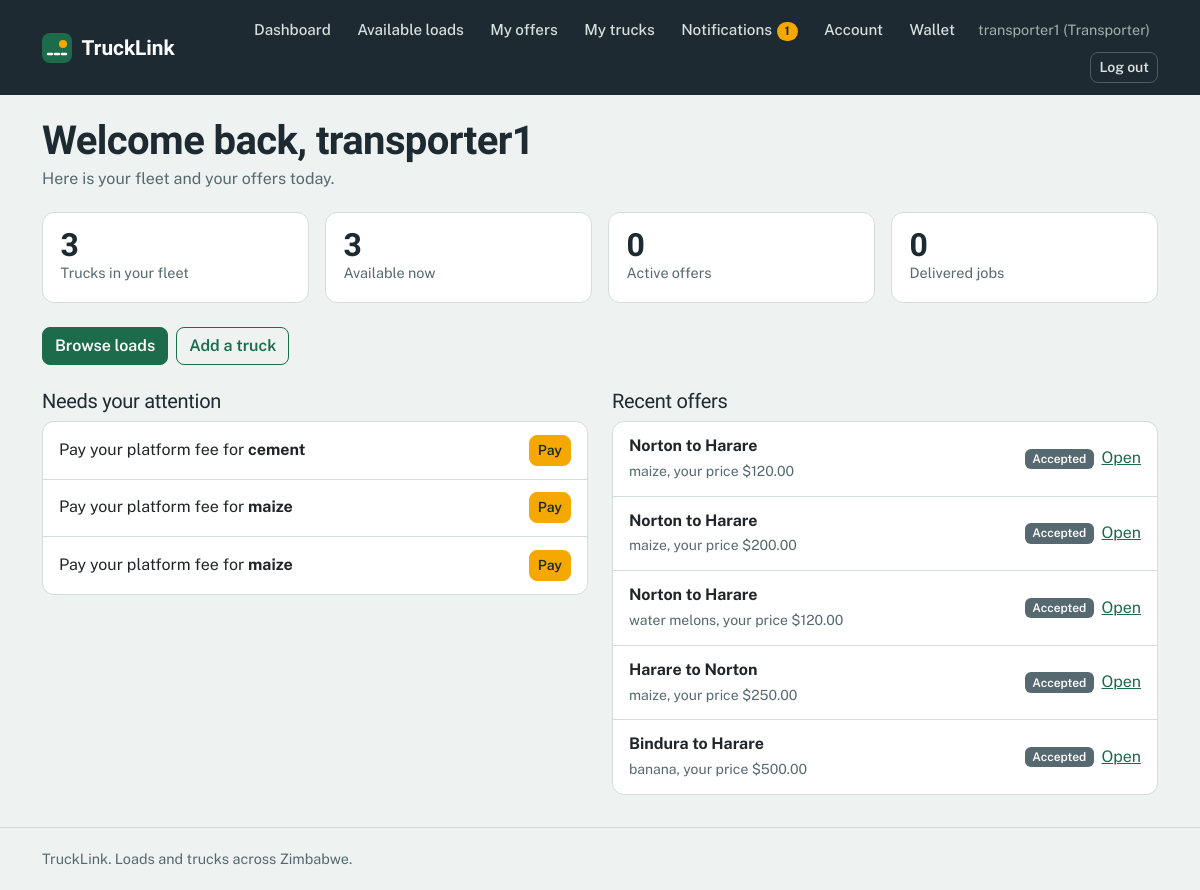
Screenshot of /accounts/dashboard/ (signed in) with the database file from the repository.
### accounts/models.py (models this page shows, shortened)
class Profile(models.Model):
    ROLE_CHOICES = [
        ('shipper', 'Shipper (I have loads)'),
        ('transporter', 'Transporter (I have trucks)'),
    ]
    user = models.OneToOneField(settings.AUTH_USER_MODEL, on_delete=models.CASCADE)
    role = models.CharField(max_length=20, choices=ROLE_CHOICES)
    phone = models.CharField(max_length=20, blank=True)
    both_roles = models.BooleanField(default=False)

### loads/models.py (models this page shows, shortened)
class Offer(models.Model):
    STATUS_CHOICES = [
        ('pending', 'Awaiting shipper'),
        ('countered', 'Awaiting transporter'),
        ('accepted', 'Accepted'),
        ('declined', 'Declined'),
        ('withdrawn', 'Withdrawn'),
        ('expired', 'Expired'),
    ]
    load = models.ForeignKey(Load, on_delete=models.CASCADE, related_name='offers')
    transporter = models.ForeignKey(settings.AUTH_USER_MODEL, on_delete=models.CASCADE,
                                    related_name='offers')
    truck = models.ForeignKey('trucks.Truck', on_delete=models.SET_NULL,
                              null=True, blank=True)
    price = models.DecimalField(max_digits=10, decimal_places=2)
    message = models.CharField(max_length=200, blank=True)
    status = models.CharField(max_length=20, choices=STATUS_CHOICES, default='pending')
    accepted_at = models.DateTimeField(null=True, blank=True)
    created_at = models.DateTimeField(auto_now_add=True)
    @property
    def transporter_paid(self):
        return self.payments.filter(status='paid', payer_role='transporter').exists()
    @property
    def pay_deadline(self):
        if not self.accepted_at:
            return None
        hours = getattr(settings, 'PAYMENT_DEADLINE_HOURS', 24)
        return self.accepted_at + timedelta(hours=hours)

class Load(models.Model):
    STATUS_CHOICES = [
        ('open', 'Open'),
        ('booked', 'Booked'),
        ('delivered', 'Delivered'),
        ('expired', 'Expired'),
    ]
    CARGO_CHOICES = [
        ('general', 'General cargo'),
        ('bulk', 'Bulk'),
        ('perishable', 'Perishable'),
        ('fragile', 'Fragile'),
        ('hazardous', 'Hazardous'),
        ('livestock', 'Livestock'),
    ]
    URGENCY_CHOICES = [
        ('standard', 'Standard (1 to 3 days)'),
        ('urgent', 'Urgent (same day)'),
        ('scheduled', 'Scheduled (fixed date)'),
    ]
    TRUCK_NEEDED_CHOICES = [('any', 'Any truck')] + Truck.TYPE_CHOICES
    shipper = models.ForeignKey(settings.AUTH_USER_MODEL, on_delete=models.CASCADE,
                                related_name='loads', null=True, blank=True)
    title = models.CharField(max_length=100)
    pickup = models.CharField(max_length=100)
    destination = models.CharField(max_length=100)
    cargo_type = models.CharField(max_length=20, choices=CARGO_CHOICES, default='general')
    weight_tonnes = models.DecimalField(max_digits=6, decimal_places=2)
    truck_type_needed = models.CharField(max_length=20, choices=TRUCK_NEEDED_CHOICES, default='any')
    offered_price = models.DecimalField(max_digits=10, decimal_places=2)
    urgency = models.CharField(max_length=20, choices=URGENCY_CHOICES, default='standard')
    pickup_date = models.DateField(null=True, blank=True)
    description = models.TextField(blank=True, default='')
    insured = models.BooleanField(default=False)
    insurance_provider = models.CharField(max_length=100, blank=True, default='')
    coverage_amount = models.DecimalField(max_digits=12, decimal_places=2, null=True, blank=True)
    status = models.CharField(max_length=20, choices=STATUS_CHOICES, default='open')
    created_at = models.DateTimeField(auto_now_add=True)

### accounts/views.py (the view)
# urls.py: path('dashboard/', views.dashboard, name='dashboard'),
@login_required
def dashboard(request):
    run_housekeeping()
    profile = getattr(request.user, 'profile', None)
    role = profile.role if profile else None
    today = timezone.localdate()
    ctx = {'role': role}
    if role == 'shipper':
        loads = Load.objects.filter(shipper=request.user)
        accepted = (Offer.objects.filter(load__shipper=request.user, status='accepted',
                                         load__status='booked').select_related('load'))
        ctx.update(
            total=loads.count(),
            open_count=loads.filter(status='open').count(),
            booked_count=loads.filter(status='booked').count(),
            delivered_count=loads.filter(status='delivered').count(),
            waiting_offers=Offer.objects.filter(load__shipper=request.user,
                                                load__status='open', status='pending').count(),
            fees_to_pay=[o for o in accepted if not o.shipper_paid],
            recent=loads.order_by('-created_at')[:5],
        )
    elif role == 'transporter':
        trucks = Truck.objects.filter(owner=request.user)
        offers = Offer.objects.filter(transporter=request.user)
        accepted = offers.filter(status='accepted', load__status='booked').select_related('load')
        soon = today + timedelta(days=30)
        alerts = []
        for truck in trucks:
            for label, day in (('Insurance', truck.insurance_expiry),
                               ('Roadworthy certificate', truck.roadworthy_expiry)):
                if day and day <= soon:
                    days = (day - today).days
                    if days < 0:
                        text = f'{label} expired on {day:%d %b %Y}. This truck cannot bid until it is updated.'
                    else:
                        text = f'{label} expires in {days} day{"s" if days != 1 else ""} ({day:%d %b %Y}).'
                    alerts.append({'truck': truck, 'text': text, 'expired': days < 0})
        ctx.update(
            fleet=trucks.count(),
            available=trucks.filter(is_available=True).count(),
            active_offers=offers.filter(status__in=['pending', 'countered']).count(),
            delivered_jobs=offers.filter(status='accepted', load__status='delivered').count(),
            turn_offers=offers.filter(status='countered', load__status='open').select_related('load'),
            fees_to_pay=[o for o in accepted if not o.transporter_paid],
            alerts=alerts,
            recent_offers=offers.select_related('load').order_by('-created_at')[:5],
        )
    return render(request, 'accounts/dashboard.html', ctx)

### accounts/templates/accounts/dashboard.html (shortened to what this page needs)
{% extends 'base.html' %}
{% block content %}
<div class="page-head">
  <h1>Welcome back, {{ user.first_name|default:user.username }}</h1>
  <p class="muted mb-0">
    {% if role == 'shipper' %}Here is where your loads stand today.
    {% elif role == 'transporter' %}Here is your fleet and your offers today.
    {% else %}Your account has no role yet.{% endif %}
  </p>
</div>
{% if role == 'shipper' %}
  <div class="stats">
    <div class="stat"><strong>{{ total }}</strong><span>Total loads</span></div>
    <div class="stat"><strong>{{ open_count }}</strong><span>Open for offers</span></div>
    <div class="stat"><strong>{{ booked_count }}</strong><span>Booked</span></div>
    <div class="stat"><strong>{{ delivered_count }}</strong><span>Delivered</span></div>
  </div>
  <div class="d-flex flex-wrap gap-2 mb-4">
    <a href="{% url 'post_load' %}" class="btn btn-primary">Post a load</a>
    <a href="{% url 'truck_list' %}" class="btn btn-outline-primary">Find trucks</a>
  </div>
  <div class="row g-4">
    <div class="col-12 col-lg-6">
      <h2 class="h5">Needs your attention</h2>
      <div class="card">
        <ul class="attention">
          {% if waiting_offers %}
          <li><span>{{ waiting_offers }} offer{{ waiting_offers|pluralize }} waiting for your answer</span><a href="{% url 'my_loads' %}" class="btn btn-sm btn-primary">Review</a></li>
          {% endif %}
          {% for offer in fees_to_pay %}
          <li><span>Pay your platform fee for <strong>{{ offer.load.title }}</strong>{% if offer.pay_deadline %} by {{ offer.pay_deadline|date:"d M, H:i" }}{% endif %}</span><a href="{% url 'load_detail' offer.load.pk %}" class="btn btn-sm btn-warning">Pay</a></li>
          {% endfor %}
          {% if not waiting_offers and not fees_to_pay %}
          <li class="muted">You are all caught up.</li>
          {% endif %}
        </ul>
      </div>
    </div>
    <div class="col-12 col-lg-6">
      <h2 class="h5">Recent loads</h2>
      <div class="card rows">
        {% for l in recent %}
        <div class="row-item">
          <span><strong>{{ l.pickup }} to {{ l.destination }}</strong><br><span class="small muted">{{ l.title }}, {{ l.weight_tonnes }} t</span></span>
          <span class="d-flex align-items-center gap-2"><span class="badge bg-secondary">{{ l.get_status_display }}</span><a href="{% url 'load_detail' l.pk %}">Open</a></span>
        </div>
        {% empty %}
        <div class="empty m-3">You have not posted a load yet.</div>
        {% endfor %}
      </div>
    </div>
  </div>
{% elif role == 'transporter' %}
  <div class="stats">
    <div class="stat"><strong>{{ fleet }}</strong><span>Trucks in your fleet</span></div>
    <div class="stat"><strong>{{ available }}</strong><span>Available now</span></div>
    <div class="stat"><strong>{{ active_offers }}</strong><span>Active offers</span></div>
    <div class="stat"><strong>{{ delivered_jobs }}</strong><span>Delivered jobs</span></div>
  </div>
  <div class="d-flex flex-wrap gap-2 mb-4">
    <a href="{% url 'load_list' %}" class="btn btn-primary">Browse loads</a>
    <a href="{% url 'add_truck' %}" class="btn btn-outline-primary">Add a truck</a>
  </div>
  <div class="row g-4">
    <div class="col-12 col-lg-6">
      <h2 class="h5">Needs your attention</h2>
      <div class="card">
        <ul class="attention">
          {% for offer in fees_to_pay %}
          <li><span>Pay your platform fee for <strong>{{ offer.load.title }}</strong></span><a href="{% url 'load_detail' offer.load.pk %}" class="btn btn-sm btn-warning">Pay</a></li>
          {% endfor %}
        </ul>
      </div>
    </div>
    <div class="col-12 col-lg-6">
      <h2 class="h5">Recent offers</h2>
      <div class="card rows">
        {% for o in recent_offers %}
        <div class="row-item">
          <span><strong>{{ o.load.pickup }} to {{ o.load.destination }}</strong><br><span class="small muted">{{ o.load.title }}, your price ${{ o.price }}</span></span>
          <span class="d-flex align-items-center gap-2"><span class="badge bg-secondary">{{ o.get_status_display }}</span><a href="{% url 'load_detail' o.load.pk %}">Open</a></span>
        </div>
        {% empty %}
        <div class="empty m-3">You have not made an offer yet.</div>
        {% endfor %}
      </div>
    </div>
  </div>
{% else %}
  <div class="empty">This account has no shipper or transporter role. Register a new account, or add a profile in the admin.</div>
{% endif %}
{% endblock %}

### accounts/templates/base.html (shortened to what this page needs)
{% load notify_tags %}
<!DOCTYPE html>
<html lang="en">
<head>
  <link href="https://cdn.jsdelivr.net/npm/bootstrap@5.3.3/dist/css/bootstrap.min.css" rel="stylesheet">
</head>
<body>
  {% unread_count user as unread %}
  <header class="topbar">
    <div class="container topbar-inner">
      <a href="{% url 'home' %}" class="brand">
        <svg width="30" height="30" viewBox="0 0 30 30" aria-hidden="true"><rect width="30" height="30" rx="8" fill="#1C6B4A"/><path d="M6 21 L24 21" stroke="#fff" stroke-width="2.5" stroke-dasharray="4 3" stroke-linecap="round"/><circle cx="21" cy="11" r="4" fill="#F5A800"/></svg>
        <span>TruckLink</span>
      </a>
      <nav class="navlinks" aria-label="Main">
        {% if user.is_authenticated %}
          <a class="navlink" href="{% url 'dashboard' %}">Dashboard</a>
          {% if user.profile.role == 'shipper' %}
            <a class="navlink" href="{% url 'truck_list' %}">Available trucks</a>
            <a class="navlink" href="{% url 'post_load' %}">Post a load</a>
            <a class="navlink" href="{% url 'my_loads' %}">My loads</a>
          {% elif user.profile.role == 'transporter' %}
            <a class="navlink" href="{% url 'load_list' %}">Available loads</a>
            <a class="navlink" href="{% url 'my_offers' %}">My offers</a>
            <a class="navlink" href="{% url 'my_trucks' %}">My trucks</a>
          {% else %}
            <a class="navlink" href="{% url 'load_list' %}">Loads</a>
            <a class="navlink" href="{% url 'truck_list' %}">Trucks</a>
          {% endif %}
          <a class="navlink" href="{% url 'notifications' %}">Notifications{% if unread %}<span class="count">{{ unread }}</span>{% endif %}</a>
          <a class="navlink" href="{% url 'account' %}">Account</a>
                    <a class="navlink" href="{% url 'wallet_home' %}">Wallet</a>
          <span class="userchip">{{ user.username }}{% if user.profile %} ({{ user.profile.role|title }}){% endif %}</span>
          <form method="post" action="{% url 'logout' %}" class="d-inline">
            <button type="submit" class="btn btn-sm btn-nav">Log out</button>
          </form>
        {% else %}
          <a class="navlink" href="{% url 'login' %}">Log in</a>
          <a class="btn btn-sm btn-warning" href="{% url 'register' %}">Register</a>
        {% endif %}
      </nav>
    </div>
  </header>
  <main id="main">
    <div class="container">
      {% block content %}{% endblock %}
    </div>
  </main>
  <footer class="footer">
    <div class="container">TruckLink. Loads and trucks across Zimbabwe.</div>
  </footer>
</body>
</html>

### rows the page displays
Offer: load "cement"
Offer: load "maize", load.pickup "Harare", load.destination "Norton", price "250.00", status "Accepted"
Offer: load "maize", load.pickup "Norton", load.destination "Harare", price "200.00", status "Accepted"
Offer: load.pickup "Norton", load.destination "Harare", load "maize", price "120.00", status "Accepted"
Offer: load.pickup "Norton", load.destination "Harare", load "water melons", price "120.00", status "Accepted"
Offer: load.pickup "Bindura", load.destination "Harare", load "banana", price "500.00", status "Accepted"

### other values shown
{{ unread }} "1"
{{ user.username }} "transporter1"
{{ user.profile.role|title }} "Transporter"
{{ user.first_name|default:user.username }} "transporter1"
{{ fleet }} "3"
{{ available }} "3"
{{ active_offers }} "0"
{{ delivered_jobs }} "0"
